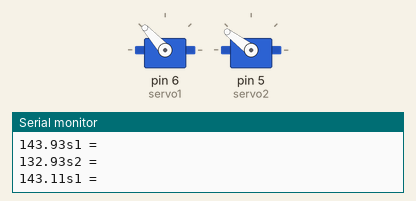
A sketch run on a simulated Arduino Uno, built with avr-gcc and run on an emulated ATmega328P. Shown: 2 × servo, the last lines printed to the serial monitor.

Above: at 0.05 s.
At 2.15 s:
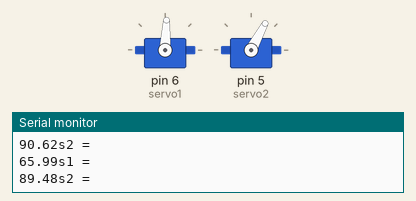
At 4.3 s:
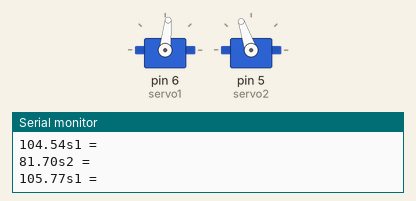
At 8.6 s:
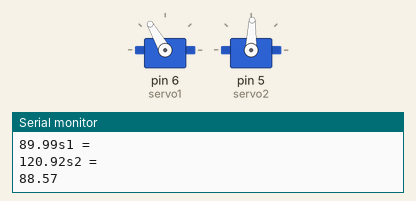
Timing chart, 0 to 11.2 s (numbered marks = the images above):
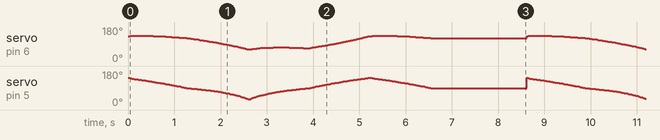

Measured:
- by itself, servo on pin 6 (servo1): moves between 61° and 134°, repeating every 8.6 s
- by itself, servo on pin 5 (servo2): moves between 30° and 143°, repeating every 8.6 s

The sketch:

IK_2Arms.ino
```cpp
#include <Servo.h>

const float L1 = 100.0; // mm
const float L2 = 120.0; // mm

float SERVO1_ZERO = 90;  // servo1.write(90) → link1 is horizontal (+X)
float SERVO2_ZERO = 0;  // servo2.write(90) → link2 aligned with link1

Servo servo1, servo2;

void setup() {
  servo1.attach(6);
  servo2.attach(5);
  Serial.begin(9600);
  // maybe move to a start pose
}

// Calculate IK; returns false if unreachable
bool solveIK(float x, float y, float &servo1Out, float &servo2Out) {
  float r2 = x*x + y*y;
  float c2 = (r2 - L1*L1 - L2*L2) / (2.0 * L1 * L2);

  if (c2 < -1.0 || c2 > 1.0) {
    return false; // unreachable
  }

  c2 = constrain(c2, -1.0, 1.0);
  float s2 = sqrt(1.0 - c2*c2);

  // elbow-down:
  float theta2 = atan2(s2, c2);

  float k1 = L1 + L2 * c2;
  float k2 = L2 * s2;

  float theta1 = atan2(y, x) - atan2(k2, k1);

  float deg1 = theta1 * 180.0 / PI;
  float deg2 = theta2 * 180.0 / PI;

  // apply offsets; flip signs if needed to match real motion
  servo1Out = SERVO1_ZERO - deg1;
  servo2Out = SERVO2_ZERO + deg2;

  return true;
}

void drawLine(float x1, float y1, float x2, float y2, float step) {
  float dx = x2 - x1;
  float dy = y2 - y1;
  float dist = sqrt(dx*dx + dy*dy);
  int steps = max(1, (int)(dist / step));

  for (int i = 0; i <= steps; i++) {
    float t = (float)i / (float)steps;
    float x = x1 + t * dx;
    float y = y1 + t * dy;
    moveTo(x, y);
  }
  delay(20);
}

void drawRectangle(float x0, float y0, float w, float h, float step) {
  float x1 = x0;
  float y1 = y0;
  float x2 = x0 + w;
  float y2 = y0 + h;

  // Edge A -> B
  drawLine(x1, y1, x2, y1, step);
  // Edge B -> C
  drawLine(x2, y1, x2, y2, step);
  // Edge C -> D
  drawLine(x2, y2, x1, y2, step);
  // Edge D -> A
  drawLine(x1, y2, x1, y1, step);

  drawLine(x1, y1, x2, y1, step);
  delay(1000);
}

float medX, medY;

void moveTo(float x, float y) {
  medX = 0;
  medY = 0;
  float s1, s2;
  if (solveIK(x, y, s1, s2)) {
    servo1.write(s1);
    servo2.write(s2);
    Serial.println("s1 = "); Serial.print(s1);
    Serial.println("s2 = "); Serial.print(s2);
    delay(15); // small step delay
  } else {
    // point outside workspace – maybe ignore
  }
}

void loop() {
  drawRectangle(50, 50, 100, 100, 2);
  delay(1000);
}
```
